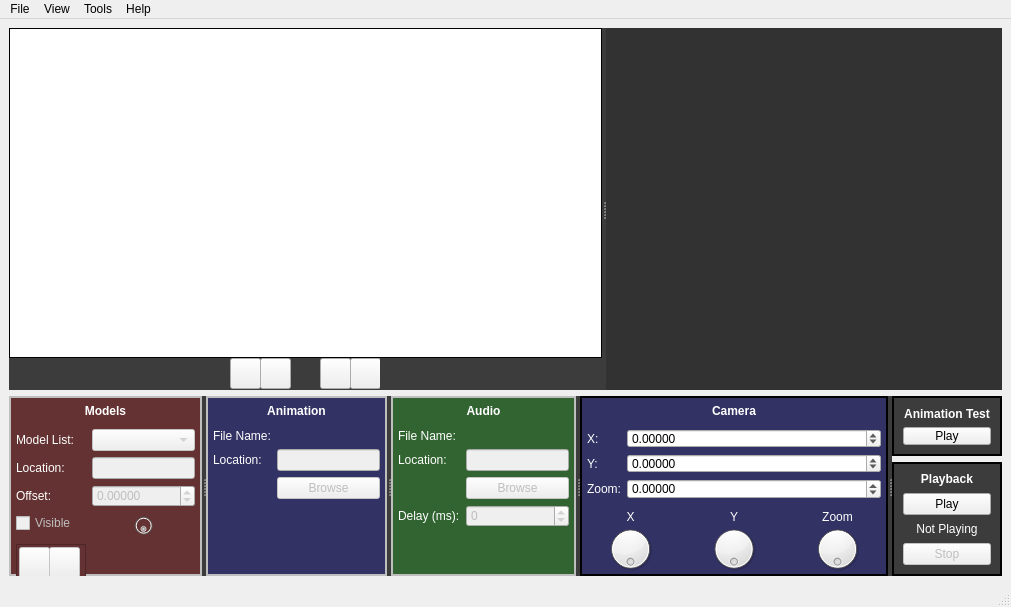
<?xml version="1.0" encoding="UTF-8"?>
<ui version="4.0">
 <class>MainWindow</class>
 <widget class="QMainWindow" name="MainWindow">
  <property name="windowModality">
   <enum>Qt::NonModal</enum>
  </property>
  <property name="geometry">
   <rect>
    <x>0</x>
    <y>0</y>
    <width>1011</width>
    <height>607</height>
   </rect>
  </property>
  <property name="windowTitle">
   <string>AniMiku</string>
  </property>
  <property name="windowIcon">
   <iconset resource="qresource.qrc">
    <normaloff>:/icons/main.ico</normaloff>:/icons/main.ico</iconset>
  </property>
  <property name="windowOpacity">
   <double>1.000000000000000</double>
  </property>
  <property name="layoutDirection">
   <enum>Qt::LeftToRight</enum>
  </property>
  <property name="autoFillBackground">
   <bool>true</bool>
  </property>
  <property name="styleSheet">
   <string notr="true">.QSplitter
{
background-color: #3c3c3c;
}</string>
  </property>
  <widget class="QWidget" name="centralwidget">
   <property name="styleSheet">
    <string notr="true"/>
   </property>
   <layout class="QGridLayout" name="gridLayout">
    <item row="0" column="0">
     <widget class="QSplitter" name="splitterTop">
      <property name="orientation">
       <enum>Qt::Horizontal</enum>
      </property>
      <widget class="QWidget" name="verticalLayoutWidget">
       <layout class="QVBoxLayout" name="layoutSetlist">
        <property name="spacing">
         <number>0</number>
        </property>
        <item>
         <widget class="QListWidget" name="listSetlist">
          <property name="sizePolicy">
           <sizepolicy hsizetype="Preferred" vsizetype="Preferred">
            <horstretch>0</horstretch>
            <verstretch>0</verstretch>
           </sizepolicy>
          </property>
          <property name="minimumSize">
           <size>
            <width>150</width>
            <height>0</height>
           </size>
          </property>
          <property name="layoutDirection">
           <enum>Qt::LeftToRight</enum>
          </property>
          <property name="autoFillBackground">
           <bool>false</bool>
          </property>
          <property name="styleSheet">
           <string notr="true"/>
          </property>
          <property name="frameShape">
           <enum>QFrame::Box</enum>
          </property>
          <property name="frameShadow">
           <enum>QFrame::Plain</enum>
          </property>
          <property name="lineWidth">
           <number>1</number>
          </property>
         </widget>
        </item>
        <item>
         <layout class="QGridLayout" name="layoutSetlistControls">
          <item row="0" column="0">
           <widget class="QFrame" name="setlistControlFrame">
            <property name="sizePolicy">
             <sizepolicy hsizetype="Fixed" vsizetype="Fixed">
              <horstretch>0</horstretch>
              <verstretch>0</verstretch>
             </sizepolicy>
            </property>
            <property name="minimumSize">
             <size>
              <width>150</width>
              <height>32</height>
             </size>
            </property>
            <property name="styleSheet">
             <string notr="true">.QFrame
{
background-color: #3c3c3c;
padding-top: 0px;
border-top: none;
}</string>
            </property>
            <property name="frameShape">
             <enum>QFrame::Box</enum>
            </property>
            <property name="frameShadow">
             <enum>QFrame::Plain</enum>
            </property>
            <widget class="QPushButton" name="btnAddSong">
             <property name="geometry">
              <rect>
               <x>0</x>
               <y>0</y>
               <width>31</width>
               <height>31</height>
              </rect>
             </property>
             <property name="toolTip">
              <string>Add Song</string>
             </property>
             <property name="text">
              <string/>
             </property>
            </widget>
            <widget class="QPushButton" name="btnDelSong">
             <property name="geometry">
              <rect>
               <x>30</x>
               <y>0</y>
               <width>31</width>
               <height>31</height>
              </rect>
             </property>
             <property name="toolTip">
              <string>Delete Song</string>
             </property>
             <property name="text">
              <string/>
             </property>
            </widget>
            <widget class="QPushButton" name="btnMoveUp">
             <property name="geometry">
              <rect>
               <x>90</x>
               <y>0</y>
               <width>31</width>
               <height>31</height>
              </rect>
             </property>
             <property name="toolTip">
              <string>Move Song Up</string>
             </property>
             <property name="text">
              <string/>
             </property>
            </widget>
            <widget class="QPushButton" name="btnMoveDwn">
             <property name="geometry">
              <rect>
               <x>120</x>
               <y>0</y>
               <width>31</width>
               <height>31</height>
              </rect>
             </property>
             <property name="toolTip">
              <string>Move Song Down</string>
             </property>
             <property name="text">
              <string/>
             </property>
            </widget>
           </widget>
          </item>
         </layout>
        </item>
       </layout>
      </widget>
      <widget class="QRenderContainer" name="amRenderContainer" native="true">
       <property name="sizePolicy">
        <sizepolicy hsizetype="Expanding" vsizetype="Preferred">
         <horstretch>0</horstretch>
         <verstretch>0</verstretch>
        </sizepolicy>
       </property>
       <property name="minimumSize">
        <size>
         <width>50</width>
         <height>50</height>
        </size>
       </property>
       <property name="maximumSize">
        <size>
         <width>16777215</width>
         <height>16777215</height>
        </size>
       </property>
       <property name="styleSheet">
        <string notr="true">
background-color: #323232;
</string>
       </property>
      </widget>
     </widget>
    </item>
    <item row="1" column="0">
     <widget class="QFrame" name="songSetupFrame">
      <property name="sizePolicy">
       <sizepolicy hsizetype="Preferred" vsizetype="Fixed">
        <horstretch>0</horstretch>
        <verstretch>0</verstretch>
       </sizepolicy>
      </property>
      <property name="minimumSize">
       <size>
        <width>0</width>
        <height>180</height>
       </size>
      </property>
      <property name="maximumSize">
       <size>
        <width>16777215</width>
        <height>180</height>
       </size>
      </property>
      <property name="baseSize">
       <size>
        <width>0</width>
        <height>0</height>
       </size>
      </property>
      <property name="font">
       <font>
        <weight>50</weight>
        <bold>false</bold>
       </font>
      </property>
      <property name="styleSheet">
       <string notr="true">.QFrame
{
background-color: #969696;
}
.QLabel
{
color: white;
}</string>
      </property>
      <property name="frameShape">
       <enum>QFrame::NoFrame</enum>
      </property>
      <property name="frameShadow">
       <enum>QFrame::Plain</enum>
      </property>
      <property name="lineWidth">
       <number>1</number>
      </property>
      <property name="midLineWidth">
       <number>0</number>
      </property>
      <layout class="QGridLayout" name="gridLayout_3">
       <property name="leftMargin">
        <number>0</number>
       </property>
       <property name="topMargin">
        <number>0</number>
       </property>
       <property name="rightMargin">
        <number>0</number>
       </property>
       <property name="bottomMargin">
        <number>0</number>
       </property>
       <item row="0" column="0">
        <widget class="QSplitter" name="splitterBtm">
         <property name="orientation">
          <enum>Qt::Horizontal</enum>
         </property>
         <property name="childrenCollapsible">
          <bool>false</bool>
         </property>
         <widget class="QFrame" name="frmMdlContainer">
          <property name="enabled">
           <bool>false</bool>
          </property>
          <property name="sizePolicy">
           <sizepolicy hsizetype="Minimum" vsizetype="Preferred">
            <horstretch>0</horstretch>
            <verstretch>0</verstretch>
           </sizepolicy>
          </property>
          <property name="minimumSize">
           <size>
            <width>150</width>
            <height>0</height>
           </size>
          </property>
          <property name="styleSheet">
           <string notr="true">.QFrame
{
background-color: #643232;
}</string>
          </property>
          <property name="frameShape">
           <enum>QFrame::Box</enum>
          </property>
          <property name="frameShadow">
           <enum>QFrame::Plain</enum>
          </property>
          <property name="lineWidth">
           <number>2</number>
          </property>
          <layout class="QVBoxLayout" name="verticalLayout_3">
           <property name="leftMargin">
            <number>0</number>
           </property>
           <property name="topMargin">
            <number>6</number>
           </property>
           <property name="rightMargin">
            <number>0</number>
           </property>
           <property name="bottomMargin">
            <number>0</number>
           </property>
           <item>
            <widget class="QLabel" name="label">
             <property name="sizePolicy">
              <sizepolicy hsizetype="Preferred" vsizetype="Fixed">
               <horstretch>0</horstretch>
               <verstretch>0</verstretch>
              </sizepolicy>
             </property>
             <property name="font">
              <font>
               <weight>75</weight>
               <bold>true</bold>
              </font>
             </property>
             <property name="text">
              <string>Models</string>
             </property>
             <property name="alignment">
              <set>Qt::AlignCenter</set>
             </property>
            </widget>
           </item>
           <item>
            <layout class="QFormLayout" name="formLayout">
             <property name="fieldGrowthPolicy">
              <enum>QFormLayout::AllNonFixedFieldsGrow</enum>
             </property>
             <property name="leftMargin">
              <number>5</number>
             </property>
             <property name="topMargin">
              <number>5</number>
             </property>
             <property name="rightMargin">
              <number>5</number>
             </property>
             <property name="bottomMargin">
              <number>5</number>
             </property>
             <item row="0" column="0">
              <widget class="QLabel" name="label_3">
               <property name="text">
                <string>Model List:</string>
               </property>
              </widget>
             </item>
             <item row="0" column="1">
              <widget class="QComboBox" name="cmbMdlList"/>
             </item>
             <item row="1" column="0">
              <widget class="QLabel" name="label_4">
               <property name="text">
                <string>Location:</string>
               </property>
              </widget>
             </item>
             <item row="1" column="1">
              <widget class="QLineEdit" name="edtMdlLoc">
               <property name="enabled">
                <bool>false</bool>
               </property>
               <property name="text">
                <string/>
               </property>
               <property name="cursorPosition">
                <number>0</number>
               </property>
              </widget>
             </item>
             <item row="3" column="0">
              <widget class="QCheckBox" name="chkVisibleTest">
               <property name="enabled">
                <bool>false</bool>
               </property>
               <property name="text">
                <string>Visible</string>
               </property>
              </widget>
             </item>
             <item row="4" column="0">
              <widget class="QFrame" name="frame">
               <property name="sizePolicy">
                <sizepolicy hsizetype="Fixed" vsizetype="Fixed">
                 <horstretch>0</horstretch>
                 <verstretch>0</verstretch>
                </sizepolicy>
               </property>
               <property name="minimumSize">
                <size>
                 <width>70</width>
                 <height>39</height>
                </size>
               </property>
               <property name="styleSheet">
                <string notr="true">.QFrame
{
background-color: #643232;
}</string>
               </property>
               <property name="frameShape">
                <enum>QFrame::StyledPanel</enum>
               </property>
               <property name="frameShadow">
                <enum>QFrame::Raised</enum>
               </property>
               <widget class="QPushButton" name="btnAddMdl">
                <property name="geometry">
                 <rect>
                  <x>3</x>
                  <y>3</y>
                  <width>31</width>
                  <height>31</height>
                 </rect>
                </property>
                <property name="toolTip">
                 <string>Move Song Up</string>
                </property>
                <property name="text">
                 <string/>
                </property>
               </widget>
               <widget class="QPushButton" name="btnDelMdl">
                <property name="geometry">
                 <rect>
                  <x>33</x>
                  <y>3</y>
                  <width>31</width>
                  <height>31</height>
                 </rect>
                </property>
                <property name="toolTip">
                 <string>Move Song Down</string>
                </property>
                <property name="text">
                 <string/>
                </property>
               </widget>
               <zorder>btnDelMdl</zorder>
               <zorder>btnAddMdl</zorder>
              </widget>
             </item>
             <item row="2" column="0">
              <widget class="QLabel" name="label_7">
               <property name="text">
                <string>Offset:</string>
               </property>
              </widget>
             </item>
             <item row="2" column="1">
              <widget class="QDoubleSpinBox" name="nbrMdlOffset">
               <property name="enabled">
                <bool>false</bool>
               </property>
               <property name="decimals">
                <number>5</number>
               </property>
               <property name="minimum">
                <double>-100.000000000000000</double>
               </property>
               <property name="maximum">
                <double>100.000000000000000</double>
               </property>
              </widget>
             </item>
             <item row="3" column="1">
              <widget class="QDial" name="dialAnimOffset">
               <property name="enabled">
                <bool>false</bool>
               </property>
               <property name="maximum">
                <number>100</number>
               </property>
               <property name="invertedAppearance">
                <bool>false</bool>
               </property>
               <property name="invertedControls">
                <bool>true</bool>
               </property>
               <property name="wrapping">
                <bool>true</bool>
               </property>
               <property name="notchesVisible">
                <bool>false</bool>
               </property>
              </widget>
             </item>
            </layout>
           </item>
          </layout>
         </widget>
         <widget class="QFrame" name="frmAnimContainer">
          <property name="enabled">
           <bool>false</bool>
          </property>
          <property name="sizePolicy">
           <sizepolicy hsizetype="Minimum" vsizetype="Preferred">
            <horstretch>0</horstretch>
            <verstretch>0</verstretch>
           </sizepolicy>
          </property>
          <property name="minimumSize">
           <size>
            <width>150</width>
            <height>0</height>
           </size>
          </property>
          <property name="styleSheet">
           <string notr="true">.QFrame
{
background-color: #323264;
}</string>
          </property>
          <property name="frameShape">
           <enum>QFrame::Box</enum>
          </property>
          <property name="frameShadow">
           <enum>QFrame::Plain</enum>
          </property>
          <property name="lineWidth">
           <number>2</number>
          </property>
          <layout class="QVBoxLayout" name="verticalLayout_4">
           <property name="leftMargin">
            <number>0</number>
           </property>
           <property name="topMargin">
            <number>6</number>
           </property>
           <property name="rightMargin">
            <number>0</number>
           </property>
           <property name="bottomMargin">
            <number>0</number>
           </property>
           <item>
            <widget class="QLabel" name="label_2">
             <property name="sizePolicy">
              <sizepolicy hsizetype="Preferred" vsizetype="Fixed">
               <horstretch>0</horstretch>
               <verstretch>0</verstretch>
              </sizepolicy>
             </property>
             <property name="font">
              <font>
               <weight>75</weight>
               <bold>true</bold>
              </font>
             </property>
             <property name="text">
              <string>Animation</string>
             </property>
             <property name="alignment">
              <set>Qt::AlignCenter</set>
             </property>
            </widget>
           </item>
           <item>
            <layout class="QFormLayout" name="formLayout_2">
             <property name="fieldGrowthPolicy">
              <enum>QFormLayout::AllNonFixedFieldsGrow</enum>
             </property>
             <property name="leftMargin">
              <number>5</number>
             </property>
             <property name="topMargin">
              <number>5</number>
             </property>
             <property name="rightMargin">
              <number>5</number>
             </property>
             <property name="bottomMargin">
              <number>5</number>
             </property>
             <item row="3" column="0">
              <layout class="QFormLayout" name="formLayout_3"/>
             </item>
             <item row="1" column="0">
              <widget class="QLabel" name="label_5">
               <property name="text">
                <string>File Name:</string>
               </property>
              </widget>
             </item>
             <item row="1" column="1">
              <widget class="QLabel" name="lblAnimFileName">
               <property name="text">
                <string/>
               </property>
              </widget>
             </item>
             <item row="2" column="0">
              <widget class="QLabel" name="label_6">
               <property name="text">
                <string>Location:</string>
               </property>
              </widget>
             </item>
             <item row="2" column="1">
              <widget class="QLineEdit" name="edtAnimFile">
               <property name="enabled">
                <bool>false</bool>
               </property>
               <property name="text">
                <string/>
               </property>
               <property name="cursorPosition">
                <number>0</number>
               </property>
              </widget>
             </item>
             <item row="3" column="1">
              <widget class="QPushButton" name="btnAnimBrowse">
               <property name="text">
                <string>Browse</string>
               </property>
              </widget>
             </item>
            </layout>
           </item>
          </layout>
         </widget>
         <widget class="QFrame" name="frmSndContainer">
          <property name="enabled">
           <bool>false</bool>
          </property>
          <property name="sizePolicy">
           <sizepolicy hsizetype="Minimum" vsizetype="Preferred">
            <horstretch>0</horstretch>
            <verstretch>0</verstretch>
           </sizepolicy>
          </property>
          <property name="minimumSize">
           <size>
            <width>150</width>
            <height>0</height>
           </size>
          </property>
          <property name="styleSheet">
           <string notr="true">.QFrame
{
background-color: #326432;
}</string>
          </property>
          <property name="frameShape">
           <enum>QFrame::Box</enum>
          </property>
          <property name="frameShadow">
           <enum>QFrame::Plain</enum>
          </property>
          <property name="lineWidth">
           <number>2</number>
          </property>
          <layout class="QVBoxLayout" name="verticalLayout_2">
           <property name="leftMargin">
            <number>0</number>
           </property>
           <property name="topMargin">
            <number>6</number>
           </property>
           <property name="rightMargin">
            <number>0</number>
           </property>
           <property name="bottomMargin">
            <number>0</number>
           </property>
           <item>
            <widget class="QLabel" name="label_11">
             <property name="sizePolicy">
              <sizepolicy hsizetype="Preferred" vsizetype="Fixed">
               <horstretch>0</horstretch>
               <verstretch>0</verstretch>
              </sizepolicy>
             </property>
             <property name="font">
              <font>
               <weight>75</weight>
               <bold>true</bold>
              </font>
             </property>
             <property name="text">
              <string>Audio</string>
             </property>
             <property name="alignment">
              <set>Qt::AlignCenter</set>
             </property>
            </widget>
           </item>
           <item>
            <layout class="QFormLayout" name="formLayout_4">
             <property name="fieldGrowthPolicy">
              <enum>QFormLayout::AllNonFixedFieldsGrow</enum>
             </property>
             <property name="leftMargin">
              <number>5</number>
             </property>
             <property name="topMargin">
              <number>5</number>
             </property>
             <property name="rightMargin">
              <number>5</number>
             </property>
             <property name="bottomMargin">
              <number>5</number>
             </property>
             <item row="6" column="1">
              <widget class="QLabel" name="lblAnimFileName_2">
               <property name="text">
                <string/>
               </property>
              </widget>
             </item>
             <item row="2" column="0">
              <widget class="QLabel" name="label_9">
               <property name="text">
                <string>Location:</string>
               </property>
              </widget>
             </item>
             <item row="2" column="1">
              <widget class="QLineEdit" name="edtSndFile"/>
             </item>
             <item row="1" column="1">
              <widget class="QLabel" name="lblSndFileName">
               <property name="text">
                <string/>
               </property>
              </widget>
             </item>
             <item row="1" column="0">
              <widget class="QLabel" name="label_8">
               <property name="text">
                <string>File Name:</string>
               </property>
              </widget>
             </item>
             <item row="3" column="1">
              <widget class="QPushButton" name="btnSndBrowse">
               <property name="text">
                <string>Browse</string>
               </property>
              </widget>
             </item>
             <item row="4" column="0">
              <widget class="QLabel" name="label_10">
               <property name="text">
                <string>Delay (ms):</string>
               </property>
              </widget>
             </item>
             <item row="4" column="1">
              <widget class="QSpinBox" name="nbrSndDelay">
               <property name="minimum">
                <number>-9000</number>
               </property>
               <property name="maximum">
                <number>9000</number>
               </property>
              </widget>
             </item>
            </layout>
           </item>
          </layout>
         </widget>
         <widget class="QFrame" name="frmCamContainer">
          <property name="sizePolicy">
           <sizepolicy hsizetype="Minimum" vsizetype="Preferred">
            <horstretch>0</horstretch>
            <verstretch>0</verstretch>
           </sizepolicy>
          </property>
          <property name="minimumSize">
           <size>
            <width>150</width>
            <height>0</height>
           </size>
          </property>
          <property name="styleSheet">
           <string notr="true">.QFrame
{
background-color: #323264;
}</string>
          </property>
          <property name="frameShape">
           <enum>QFrame::Box</enum>
          </property>
          <property name="frameShadow">
           <enum>QFrame::Plain</enum>
          </property>
          <property name="lineWidth">
           <number>2</number>
          </property>
          <layout class="QVBoxLayout" name="verticalLayout_8">
           <property name="spacing">
            <number>6</number>
           </property>
           <property name="leftMargin">
            <number>0</number>
           </property>
           <property name="topMargin">
            <number>6</number>
           </property>
           <property name="rightMargin">
            <number>0</number>
           </property>
           <property name="bottomMargin">
            <number>0</number>
           </property>
           <item>
            <widget class="QLabel" name="label_12">
             <property name="font">
              <font>
               <weight>75</weight>
               <bold>true</bold>
              </font>
             </property>
             <property name="text">
              <string>Camera</string>
             </property>
             <property name="alignment">
              <set>Qt::AlignCenter</set>
             </property>
            </widget>
           </item>
           <item>
            <layout class="QFormLayout" name="formLayout_5">
             <property name="fieldGrowthPolicy">
              <enum>QFormLayout::AllNonFixedFieldsGrow</enum>
             </property>
             <property name="leftMargin">
              <number>5</number>
             </property>
             <property name="topMargin">
              <number>5</number>
             </property>
             <property name="rightMargin">
              <number>5</number>
             </property>
             <property name="bottomMargin">
              <number>5</number>
             </property>
             <item row="1" column="0">
              <widget class="QLabel" name="label_13">
               <property name="text">
                <string>X:</string>
               </property>
              </widget>
             </item>
             <item row="1" column="1">
              <widget class="QDoubleSpinBox" name="nbrCamX">
               <property name="decimals">
                <number>5</number>
               </property>
               <property name="minimum">
                <double>-100.000000000000000</double>
               </property>
               <property name="maximum">
                <double>100.000000000000000</double>
               </property>
              </widget>
             </item>
             <item row="2" column="0">
              <widget class="QLabel" name="label_14">
               <property name="text">
                <string>Y:</string>
               </property>
              </widget>
             </item>
             <item row="2" column="1">
              <widget class="QDoubleSpinBox" name="nbrCamY">
               <property name="decimals">
                <number>5</number>
               </property>
               <property name="minimum">
                <double>-100.000000000000000</double>
               </property>
               <property name="maximum">
                <double>100.000000000000000</double>
               </property>
              </widget>
             </item>
             <item row="3" column="0">
              <widget class="QLabel" name="label_15">
               <property name="text">
                <string>Zoom:</string>
               </property>
              </widget>
             </item>
             <item row="3" column="1">
              <widget class="QDoubleSpinBox" name="nbrCamZoom">
               <property name="decimals">
                <number>5</number>
               </property>
               <property name="minimum">
                <double>-100.000000000000000</double>
               </property>
               <property name="maximum">
                <double>100.000000000000000</double>
               </property>
               <property name="singleStep">
                <double>0.300000000000000</double>
               </property>
              </widget>
             </item>
            </layout>
           </item>
           <item>
            <layout class="QHBoxLayout" name="horizontalLayout_2">
             <item>
              <layout class="QVBoxLayout" name="verticalLayout_5">
               <property name="spacing">
                <number>0</number>
               </property>
               <item>
                <widget class="QLabel" name="label_16">
                 <property name="text">
                  <string>X</string>
                 </property>
                 <property name="alignment">
                  <set>Qt::AlignCenter</set>
                 </property>
                </widget>
               </item>
               <item>
                <widget class="QDial" name="dialCamX">
                 <property name="wrapping">
                  <bool>true</bool>
                 </property>
                </widget>
               </item>
              </layout>
             </item>
             <item>
              <layout class="QVBoxLayout" name="verticalLayout_6">
               <property name="spacing">
                <number>0</number>
               </property>
               <item>
                <widget class="QLabel" name="label_17">
                 <property name="text">
                  <string>Y</string>
                 </property>
                 <property name="alignment">
                  <set>Qt::AlignCenter</set>
                 </property>
                </widget>
               </item>
               <item>
                <widget class="QDial" name="dialCamY">
                 <property name="wrapping">
                  <bool>true</bool>
                 </property>
                </widget>
               </item>
              </layout>
             </item>
             <item>
              <layout class="QVBoxLayout" name="verticalLayout_7">
               <property name="spacing">
                <number>0</number>
               </property>
               <item>
                <widget class="QLabel" name="label_18">
                 <property name="text">
                  <string>Zoom</string>
                 </property>
                 <property name="alignment">
                  <set>Qt::AlignCenter</set>
                 </property>
                </widget>
               </item>
               <item>
                <widget class="QDial" name="dialCamZoom">
                 <property name="wrapping">
                  <bool>true</bool>
                 </property>
                </widget>
               </item>
              </layout>
             </item>
            </layout>
           </item>
          </layout>
         </widget>
         <widget class="QFrame" name="frmPlaybacks">
          <property name="styleSheet">
           <string notr="true">.QFrame
{
background-color: #f0f0f0;
}</string>
          </property>
          <property name="frameShape">
           <enum>QFrame::NoFrame</enum>
          </property>
          <property name="frameShadow">
           <enum>QFrame::Raised</enum>
          </property>
          <layout class="QVBoxLayout" name="verticalLayout_9">
           <property name="leftMargin">
            <number>0</number>
           </property>
           <property name="topMargin">
            <number>0</number>
           </property>
           <property name="rightMargin">
            <number>0</number>
           </property>
           <property name="bottomMargin">
            <number>0</number>
           </property>
           <item>
            <widget class="QFrame" name="frmAnimTest">
             <property name="sizePolicy">
              <sizepolicy hsizetype="Preferred" vsizetype="Minimum">
               <horstretch>0</horstretch>
               <verstretch>0</verstretch>
              </sizepolicy>
             </property>
             <property name="minimumSize">
              <size>
               <width>110</width>
               <height>60</height>
              </size>
             </property>
             <property name="maximumSize">
              <size>
               <width>16777215</width>
               <height>60</height>
              </size>
             </property>
             <property name="styleSheet">
              <string notr="true">.QFrame #frmAnimTest
{
background-color: #3c3c3c;
}</string>
             </property>
             <property name="frameShape">
              <enum>QFrame::Box</enum>
             </property>
             <property name="frameShadow">
              <enum>QFrame::Plain</enum>
             </property>
             <property name="lineWidth">
              <number>2</number>
             </property>
             <layout class="QVBoxLayout" name="verticalLayout">
              <item>
               <widget class="QLabel" name="label_19">
                <property name="font">
                 <font>
                  <weight>75</weight>
                  <bold>true</bold>
                 </font>
                </property>
                <property name="text">
                 <string>Animation Test</string>
                </property>
                <property name="alignment">
                 <set>Qt::AlignCenter</set>
                </property>
               </widget>
              </item>
              <item>
               <widget class="QPushButton" name="btnTestPlay">
                <property name="text">
                 <string>Play</string>
                </property>
                <property name="checkable">
                 <bool>true</bool>
                </property>
                <property name="checked">
                 <bool>false</bool>
                </property>
               </widget>
              </item>
             </layout>
            </widget>
           </item>
           <item>
            <widget class="QFrame" name="frmPlayback">
             <property name="styleSheet">
              <string notr="true">.QFrame #frmPlayback
{
background-color: #3c3c3c;
}</string>
             </property>
             <property name="frameShape">
              <enum>QFrame::Box</enum>
             </property>
             <property name="frameShadow">
              <enum>QFrame::Plain</enum>
             </property>
             <property name="lineWidth">
              <number>2</number>
             </property>
             <layout class="QGridLayout" name="gridLayout_2">
              <property name="leftMargin">
               <number>9</number>
              </property>
              <property name="topMargin">
               <number>0</number>
              </property>
              <property name="verticalSpacing">
               <number>0</number>
              </property>
              <item row="0" column="0">
               <widget class="QLabel" name="label_20">
                <property name="font">
                 <font>
                  <weight>75</weight>
                  <bold>true</bold>
                 </font>
                </property>
                <property name="text">
                 <string>Playback</string>
                </property>
                <property name="alignment">
                 <set>Qt::AlignCenter</set>
                </property>
               </widget>
              </item>
              <item row="1" column="0">
               <widget class="QPushButton" name="btnPlay">
                <property name="text">
                 <string>Play</string>
                </property>
               </widget>
              </item>
              <item row="2" column="0">
               <widget class="QLabel" name="lblCurSong">
                <property name="text">
                 <string>Not Playing</string>
                </property>
                <property name="alignment">
                 <set>Qt::AlignCenter</set>
                </property>
               </widget>
              </item>
              <item row="3" column="0">
               <widget class="QPushButton" name="btnStop">
                <property name="enabled">
                 <bool>false</bool>
                </property>
                <property name="text">
                 <string>Stop</string>
                </property>
               </widget>
              </item>
             </layout>
            </widget>
           </item>
          </layout>
         </widget>
        </widget>
       </item>
      </layout>
     </widget>
    </item>
   </layout>
   <zorder>songSetupFrame</zorder>
   <zorder>splitterTop</zorder>
  </widget>
  <widget class="QMenuBar" name="menubar">
   <property name="geometry">
    <rect>
     <x>0</x>
     <y>0</y>
     <width>1011</width>
     <height>21</height>
    </rect>
   </property>
   <widget class="QMenu" name="menuFile">
    <property name="title">
     <string>File</string>
    </property>
    <addaction name="actionNew"/>
    <addaction name="actionOpen"/>
    <addaction name="separator"/>
    <addaction name="actionSave"/>
    <addaction name="actionSave_As"/>
    <addaction name="separator"/>
    <addaction name="actionImport"/>
    <addaction name="separator"/>
    <addaction name="actionExit"/>
   </widget>
   <widget class="QMenu" name="menuHelp">
    <property name="title">
     <string>Help</string>
    </property>
    <addaction name="actionView_Help"/>
    <addaction name="actionAbout"/>
   </widget>
   <widget class="QMenu" name="menuView">
    <property name="title">
     <string>View</string>
    </property>
    <widget class="QMenu" name="menuRendering_Window">
     <property name="title">
      <string>Rendering Window</string>
     </property>
     <addaction name="separator"/>
     <addaction name="actionDocked"/>
     <addaction name="separator"/>
     <addaction name="actionFull_Screen"/>
    </widget>
    <addaction name="menuRendering_Window"/>
   </widget>
   <widget class="QMenu" name="menuTools">
    <property name="title">
     <string>Tools</string>
    </property>
    <addaction name="actionExternal_Tools_2"/>
    <addaction name="actionOptions"/>
   </widget>
   <addaction name="menuFile"/>
   <addaction name="menuView"/>
   <addaction name="menuTools"/>
   <addaction name="menuHelp"/>
  </widget>
  <widget class="QStatusBar" name="statusbar"/>
  <action name="actionDesign">
   <property name="checkable">
    <bool>true</bool>
   </property>
   <property name="checked">
    <bool>true</bool>
   </property>
   <property name="text">
    <string>Design</string>
   </property>
  </action>
  <action name="actionPlayback">
   <property name="checkable">
    <bool>true</bool>
   </property>
   <property name="text">
    <string>Playback</string>
   </property>
  </action>
  <action name="actionNew">
   <property name="text">
    <string>New</string>
   </property>
  </action>
  <action name="actionOpen">
   <property name="text">
    <string>Open</string>
   </property>
  </action>
  <action name="actionSave">
   <property name="text">
    <string>Save</string>
   </property>
  </action>
  <action name="actionSave_As">
   <property name="text">
    <string>Save As</string>
   </property>
  </action>
  <action name="actionDocked">
   <property name="checkable">
    <bool>true</bool>
   </property>
   <property name="checked">
    <bool>true</bool>
   </property>
   <property name="text">
    <string>Docked</string>
   </property>
  </action>
  <action name="actionExit">
   <property name="text">
    <string>Exit</string>
   </property>
  </action>
  <action name="actionView_Help">
   <property name="text">
    <string>View Help</string>
   </property>
  </action>
  <action name="actionAbout">
   <property name="text">
    <string>About</string>
   </property>
  </action>
  <action name="actionMove_to_Display">
   <property name="text">
    <string>Move to Display</string>
   </property>
  </action>
  <action name="actionImport">
   <property name="text">
    <string>Import</string>
   </property>
  </action>
  <action name="actionExport">
   <property name="text">
    <string>Export</string>
   </property>
  </action>
  <action name="actionExternal_Tools_2">
   <property name="text">
    <string>External Tools</string>
   </property>
  </action>
  <action name="actionOptions">
   <property name="text">
    <string>Options</string>
   </property>
  </action>
  <action name="actionFull_Screen">
   <property name="checkable">
    <bool>true</bool>
   </property>
   <property name="enabled">
    <bool>false</bool>
   </property>
   <property name="text">
    <string>Full Screen</string>
   </property>
  </action>
 </widget>
 <customwidgets>
  <customwidget>
   <class>QRenderContainer</class>
   <extends>QWidget</extends>
   <header>QRenderContainer.h</header>
   <container>1</container>
  </customwidget>
 </customwidgets>
 <resources>
  <include location="qresource.qrc"/>
 </resources>
 <connections/>
</ui>
